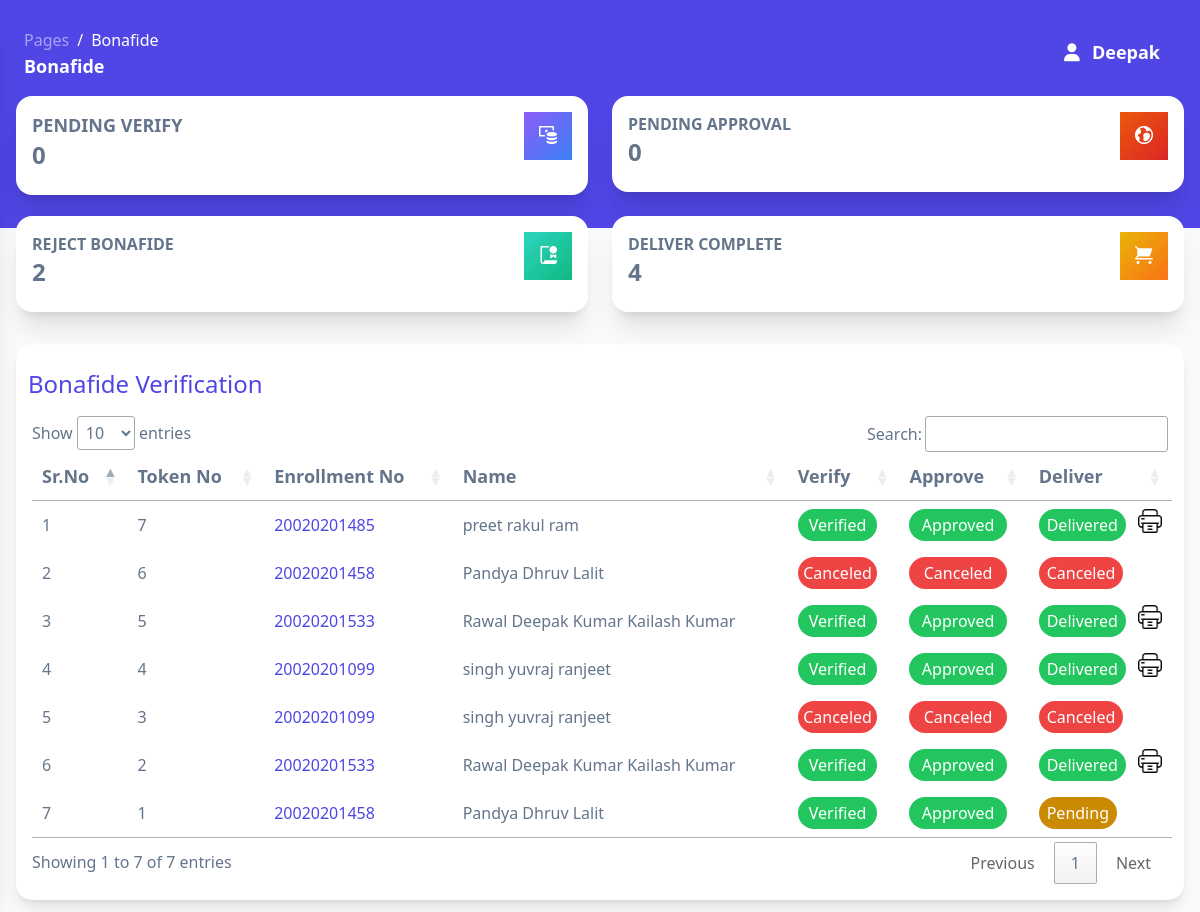
/Admin_side/bonafide (signed in), run on an earlier commit of the app's database.
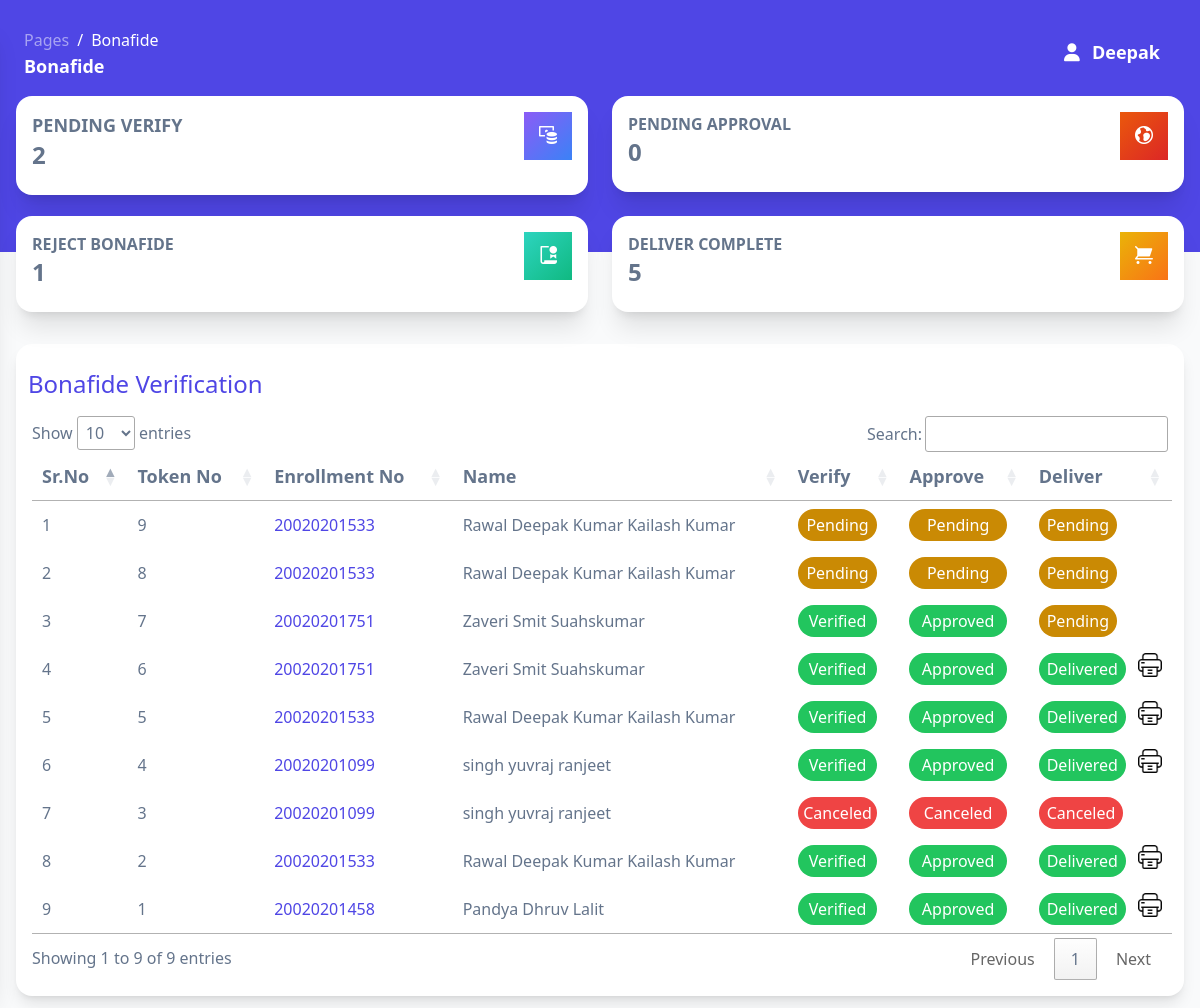
And on a later commit of the database.
### tables this page shows
CREATE TABLE IF NOT EXISTS `bonafide` (
  `id` int NOT NULL AUTO_INCREMENT,
  `enrollment_no` varchar(500) NOT NULL,
  `name` varchar(500) NOT NULL,
  `father_name` varchar(500) NOT NULL,
  `course` varchar(500) NOT NULL,
  `semester` varchar(500) NOT NULL,
  `mobile_no` varchar(500) NOT NULL,
  `email` varchar(500) NOT NULL,
  `purpose` varchar(500) NOT NULL,
  `fee_recipt` varchar(500) NOT NULL,
  `remark` varchar(500) NOT NULL,
  `status` varchar(500) NOT NULL,
  `verify_flag` tinyint(1) NOT NULL DEFAULT '0',
  `verify_by` varchar(500) NOT NULL,
  `approve_flag` tinyint(1) NOT NULL DEFAULT '0',
  `approve_by` varchar(500) NOT NULL,
  `delever_flag` tinyint(1) NOT NULL DEFAULT '0',
  `print_flag` tinyint(1) NOT NULL DEFAULT '0',
  `apply_date` date NOT NULL,
  `pickup_date` date NOT NULL,
  PRIMARY KEY (`id`)
);

### Admin_side/private/bonafide_server.php (called while the page is built, shortened)
<?php
class Bonafide
{
    function get_details()
    {
        $con = connect();
        $query = "SELECT * FROM `bonafide` ORDER BY id DESC";
        $result = mysqli_query($con, $query);
        return $result;
    }
}
?>

### Admin_side/public/bonafide.php (the view, shortened to what the rows shown need)
<?php
include('private/bonafide_server.php');
$bonafide = new Bonafide;
?>
<!DOCTYPE html>
<html>
<head>
  <link href="private/assets/css/nucleo-icons.css" rel="stylesheet" />
  <link href="private/assets/css/nucleo-svg.css" rel="stylesheet" />
  <link rel="stylesheet" href="private/assets/css/tooltips.css">
  <link rel="stylesheet" href="input.css">
  <script src="https://cdn.tailwindcss.com"></script>
  <link rel="stylesheet" href="https://cdn.datatables.net/1.13.1/css/jquery.dataTables.min.css">
  <link rel="stylesheet" href="https://cdn.datatables.net/buttons/2.3.6/css/buttons.dataTables.min.css">
</head>
<body class="m-0 font-sans text-base antialiased font-normal bg-gray-50 text-slate-500 overflow-hidden">
  <main
    class="relative h-full max-h-screen transition-all duration-200 ease-in-out xl:ml-68 rounded-xl overflow-x-hidden scroll-smooth overflow-y-visible">
    <div class="w-full py-3 px-4 2xl:w-4/5 2xl:px-6 2xl:pt-8 xl:ml-80">
      <div class="min-w-full bg-white shadow-lg rounded-2xl mt-0 py-4">
        <div class="flex flex-col justify-start">
          <h1 class="text-2xl font-medium text-indigo-600 py-2 pl-3">Bonafide Verification</h1>
        </div>
        <div class="px-4 min-w-full text-left text-base mt-2 overflow-x-auto">
          <table id="myTable">
            <thead class="border-b font-medium text-lg">
              <tr>
                <th scope="col" class="px-6 py-3">Sr.No</th>
                <th scope="col" class="px-6 py-3 hidden lg:table-cell">Token No</th>
                <th scope="col" class="px-0 py-3">Enrollment No</th>
                <th scope="col" class="pr-6 py-3 hidden md:table-cell">Name</th>
                <th scope="col" class="px-6 py-3">Verify</th>
                <th scope="col" class="py-3">Approve</th>
                <th scope="col" class="py-3">Deliver</th>
              </tr>
            </thead>
            <tbody class="text-left">
              <?php
              $get_deatils = $bonafide->get_details();
              $count = 0;
              while ($row = mysqli_fetch_assoc($get_deatils)) {
                $count++;
                ?>
                <tr class="border-b transition duration-300 ease-in-out hover:bg-neutral-100 2xl:text-lg">
                  <td class="whitespace-nowrap px-6 py-4 font-medium">
                    <?php echo $count; ?>
                  </td>
                  <td class="whitespace-nowrap px-6 py-4 hidden lg:table-cell">
                    <?php echo $row['id']; ?>
                  </td>
                  <td class="whitespace-nowrap px-0 py-4">
                    <a href="bonafide_verification?verify_id=<?php echo $row['id']; ?>" class="text-indigo-600 font-medium"><?php echo $row['enrollment_no']; ?></a>
                  </td>
                  <td class="whitespace-nowrap pr-6 py-4 hidden md:table-cell">
                    <?php echo $row['name']; ?>
                  </td>
                  <td class="whitespace-nowrap px-6 py-4">
                    <?php if ($_SESSION['type'] == "Clerk" && $row['verify_flag'] == 0 && $row['remark'] == "") { ?>
                      <a href="bonafide_verification?verify_id=<?php echo $row['id']; ?>"><button name="view" id="view"
                          class="bg-indigo-600 px-4 py-2 rounded-lg text-white font-medium hover:bg-indigo-500 shadow-md">View</button></a>
                    <?php } else if ($_SESSION['type'] == "Head" && $row['verify_flag'] == 0 && $row['remark'] == "") { ?>
                        <p class="text-base bg-yellow-600 mr-3 p-1 text-white font-medium text-center rounded-full">Pending</p>
                    <?php } else if ($row['verify_flag'] == 1 && $row['remark'] == "") { ?>
                          <p class="text-base bg-green-500 mr-3 p-1 text-white font-medium text-center rounded-full">Verified</p>
                    <?php } else if ($row['verify_flag'] == 0 || $row['verify_flag'] == 1 && $row['remark'] != "") { ?>
                            <p class="text-base bg-red-500 mr-3 p-1 text-white font-medium text-center rounded-full">Canceled</p>
                    <?php } ?>
                  </td>
                  <td class="whitespace-nowrap px-6 py-4">
                    <?php if ($_SESSION['type'] == "Head" && $row['verify_flag'] == 1 && $row['approve_flag'] == 0 && $row['remark'] == "") { ?>
                      <a href="bonafide_verification?verify_id=<?php echo $row['id']; ?>"><button name="approve"
                          id="approve"
                          class="bg-indigo-600 px-4 py-2 rounded-lg text-white font-medium hover:bg-indigo-500 shadow-md">View</button></a>
                    <?php } else if (($_SESSION['type'] == "Clerk" || $_SESSION['type'] == "Head") && ($row['verify_flag'] == 1 || $row['verify_flag'] == 0) && $row['approve_flag'] == 0 && $row['remark'] == "") { ?>
                        <p class="text-base bg-yellow-600 mr-3 p-1 text-white font-medium text-center rounded-full">Pending</p>
                    <?php } else if ($row['approve_flag'] == 1 && $row['remark'] == "") { ?>
                          <p class="text-base bg-green-500 mr-3 p-1 text-white font-medium text-center rounded-full">Approved</p>
                    <?php } else if ($row['approve_flag'] == 0 && $row['remark'] != "") { ?>
                            <p class="text-base bg-red-500 mr-3 p-1 text-white font-medium text-center rounded-full">Canceled</p>
                    <?php } ?>
                  </td>
                  <td class="whitespace-nowrap px-6 py-4">
                    <?php if ($row['approve_flag'] == 1 && $_SESSION['type'] == "Clerk" && $row['delever_flag'] == 0 && $row['remark'] == "") { ?>
                      <div class="flex"> <a href="private/bonafide_server.php?pickup_id=<?php echo $row['id']; ?>"><button name="print"
                            class="bg-indigo-600 px-4 py-2 rounded-lg text-white font-medium hover:bg-indigo-500 shadow-md disabled:cursor-not-allowed disabled:bg-indigo-500 deliver" disabled>Deliver</button></a>
                            <input type="hidden" name="print_flag" class="print_flag" value="<?php echo $row['print_flag'];?>">
                        <a href="bonafide?deliver_id=<?php echo $row['id']; ?>" onclick="disable_toggle()" class="w-6 h-6"><img class="my-2 ml-2"
                            src=" private/Images/printer.png" alt="" srcset=""></a>
                      </div>
                    <?php } else if ($_SESSION['type'] == "Head" && $row['delever_flag'] == 0 && $row['remark'] == "") { ?>
                        <div class="flex">
                          <p class="text-base bg-yellow-600 mr-3 py-1 px-2 text-white font-medium text-center rounded-full">
                            Pending</p>
                        </div>
                    <?php } else if ($row['delever_flag'] == 1 && $row['remark'] == "") { ?>
                            <div class="flex ">
                              <p class="text-base bg-green-500 mr-3 py-1 px-2 text-white font-medium text-center rounded-full">
                                Delivered
                              </p>
                              <a href="bonafide?deliver_id=<?php echo $row['id']; ?>" class="w-6 h-6 "><img class="m-auto"
                                  src="private/Images/printer.png" alt="" srcset=""></a>
                            </div>
                    <?php } else if ($row['verify_flag'] == 1 || $row['verify_flag'] == 0 && $row['delever_flag'] == 0 && $row['remark'] != "") { ?>
                              <div class="flex ">
                                <p class="text-base bg-red-500 mr-3 py-1 px-2 text-white font-medium text-center rounded-full">
                                  Canceled
                                </p>
                              </div>
                    <?php } ?>
                  </td>
                </tr>
                <?php
              }
              ?>
            </tbody>
          </table>
        </div>
      </div>
  </main>
  <?php include('private/sweet_alert.php');?>
</body>
</html>

What changed in the data, as far as the page shows it:
added bonafide: id "9", enrollment_no "20020201533", name "Rawal Deepak Kumar Kailash Kumar", verify_flag "Pending", approve_flag "Pending"
added bonafide: id "8", enrollment_no "20020201533", name "Rawal Deepak Kumar Kailash Kumar", verify_flag "Pending", approve_flag "Pending"
changed bonafide id 7: enrollment_no "20020201485" → "20020201751"; name "preet rakul ram" → "Zaveri Smit Suahskumar"; delever_flag: picture removed; delever_flag "Delivered" → "Pending"
changed bonafide id 6: enrollment_no "20020201458" → "20020201751"; name "Pandya Dhruv Lalit" → "Zaveri Smit Suahskumar"; approve_flag: picture added; verify_flag "Canceled Canceled" → "Verified Approved"; approve_flag "Canceled" → "Delivered"
changed bonafide "Pandya Dhruv Lalit": delever_flag: picture added; delever_flag "Pending" → "Delivered"
Also different on the page:
$bonafide->pending_verify(): "0" → "2"
$bonafide->reject_bonafide(): "2" → "1"
$bonafide->complete_deliver(): "4" → "5"
text written by a page script: "Show entries Search: Showing 1 to 7 of 7 entries Previous 1 Next" → "Show entries Search: Showing 1 to 9 of 9 entries Previous 1 Next"
